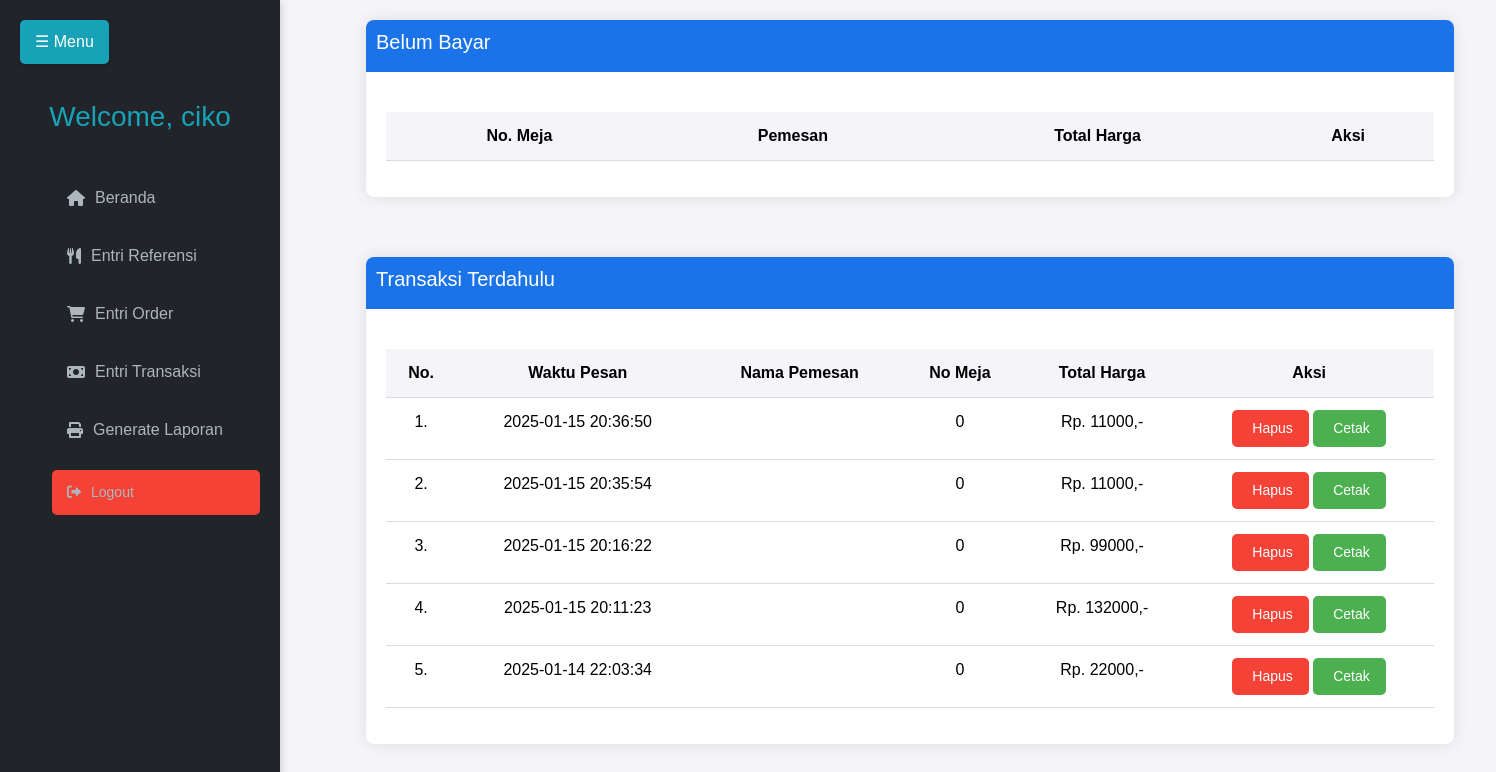
/entri_transaksi.php (signed in), run on the app's committed database.
### tables this page shows
CREATE TABLE `user` (
  `id_user` int(11) NOT NULL,
  `username` varchar(150) NOT NULL,
  `password` varchar(150) NOT NULL,
  `nama_user` varchar(150) NOT NULL,
  `id_level` int(11) NOT NULL,
  `status` varchar(150) NOT NULL
);

CREATE TABLE `order_pesanan` (
  `id_order` int(11) NOT NULL,
  `id_admin` int(11) DEFAULT NULL,
  `id_pengunjung` int(11) NOT NULL,
  `waktu_pesan` datetime NOT NULL,
  `no_meja` int(11) NOT NULL,
  `total_harga` varchar(150) NOT NULL,
  `uang_bayar` varchar(150) DEFAULT NULL,
  `uang_kembali` varchar(150) DEFAULT NULL,
  `status_order` varchar(150) NOT NULL
);

### entri_transaksi.php (the view, shortened to what this page needs)
<!DOCTYPE html>
<?php
include "connection/koneksi.php";
$id = $_SESSION['id_user'];
if(isset ($_SESSION['username'])){
  $query = "select * from user natural join level where id_user = $id";
  mysqli_query($conn, $query);
  $sql = mysqli_query($conn, $query);
  while($r = mysqli_fetch_array($sql)){
?>
<html lang="en">
<head>
    <link href="https://cdn.jsdelivr.net/npm/bootstrap@5.3.1/dist/css/bootstrap.min.css" rel="stylesheet">
    <link href="https://cdnjs.cloudflare.com/ajax/libs/font-awesome/6.0.0/css/all.min.css" rel="stylesheet">
</head>
<body>
  <button class="toggle-btn" onclick="toggleSidebar()">☰ Menu</button>
  <div class="sidebar" id="sidebar">
      <h3>Welcome, <?php echo htmlspecialchars($r['nama_user']); ?></h3>
      <ul>
          <?php
          if ($r['id_level'] == 1) {
          ?>
              <a href="beranda.php"><i class="fas fa-home"></i> Beranda</a>
              <a href="entri_referensi.php"><i class="fas fa-utensils"></i> Entri Referensi</a>
              <a href="entri_order.php"><i class="fas fa-shopping-cart"></i> Entri Order</a>
              <a href="entri_transaksi.php"><i class="fas fa-money-bill"></i> Entri Transaksi</a>
              <a href="generate_laporan.php"><i class="fas fa-print"></i> Generate Laporan</a>
          <?php
          } elseif ($r['id_level'] == 2) {
          ?>
              <a href="beranda.php"><i class="fas fa-home"></i> Beranda</a>
              <a href="entri_order.php"><i class="fas fa-shopping-cart"></i> Entri Order</a>
              <a href="generate_laporan.php"><i class="fas fa-print"></i> Generate Laporan</a>
          <?php
          } elseif ($r['id_level'] == 3) {
          ?>
              <a href="entri_transaksi.php"><i class="fas fa-money-bill"></i> Entri Transaksi</a>
              <a href="generate_laporan.php"><i class="fas fa-print"></i> Generate Laporan</a>
          <?php
          } elseif ($r['id_level'] == 4) {
          ?>
              <a href="generate_laporan.php"><i class="fas fa-print"></i> Generate Laporan</a>
          <?php
          } elseif ($r['id_level'] == 5) {
          ?>
              <a href="entri_order.php"><i class="fas fa-shopping-cart"></i> Entri Order</a>
          <?php
          }
          ?>
          <a href="logout.php" class="btn btn-danger w-100 mt-3"><i class="fas fa-sign-out-alt"></i> Logout</a>
      </ul>
  </div>
  <div class="container">
    <div class="row-fluid">
      <?php
        if($r['id_level'] == 1 || $r['id_level'] == 3){
      ?>
      <div class="span7">
        <div class="widget-box">
          <div class="widget-title"><span class="icon"><i class="icon-th-large"></i></span>
            <h5>Belum Bayar</h5>
          </div>
          <div class="widget-content">
            <table class="table">
              <thead>
                <tr>
                  <th>No. Meja</th>
                  <th>Pemesan</th>
                  <th>Total Harga</th>
                  <th>Aksi</th>
                </tr>
              </thead>
            </table>
          </div>
        </div>
      </div>
    </div>
  </div>
<div class="container">
      <div class="span9">
        <div class="widget-box">
          <div class="widget-title"><span class="icon"><i class="icon-th-large"></i></span>
            <h5>Transaksi Terdahulu</h5>
          </div>
          <div class="widget-content">
            <table class="table">
              <thead>
                <tr>
                  <th>No.</th>
                  <th>Waktu Pesan</th>
                  <th>Nama Pemesan</th>
                  <th>No Meja</th>
                  <th>Total Harga</th>
                  <th>Aksi</th>
                </tr>
              </thead>
              <tbody>
                <?php
                  $nomor = 1;
                  $query_sudah_order = "select * from order_pesanan left join user on order_pesanan.id_pengunjung = user.id_user where status_order = 'sudah bayar' order by id_order desc";
                  $sql_sudah_order = mysqli_query($conn, $query_sudah_order);
                  while($r_sudah_order = mysqli_fetch_array($sql_sudah_order)){
                ?>
                <tr>
                  <td><?php echo $nomor++; ?>.</td>
                  <td><?php echo $r_sudah_order['waktu_pesan'];?></td>
                  <td><?php echo $r_sudah_order['nama_user'];?></td>
                  <td><?php echo $r_sudah_order['no_meja'];?></td>
                  <td>Rp. <?php echo $r_sudah_order['total_harga'];?>,-</td>
                  <td>
                    <form action="" method="post">
                      <button type="submit" value="<?php echo $r_sudah_order['id_order'];?>" name="hapus_transaksi" class="btn btn-danger btn-mini">
                        <i class='icon icon-trash'></i>&nbsp;Hapus
                      </button>
                      <a target='_blank' href="cetak_transaksi.php?konten=<?php echo $r_sudah_order['id_order'];?>" class="btn btn-success btn-mini">
                        <i class='icon icon-print'></i>&nbsp;Cetak
                      </a>
                    </form>
                  </td>
                </tr>
                <?php
                  }
                ?>
              </tbody>
            </table>
          </div>
        </div>
      </div>
      <?php
        }
      ?>
    </div>
</body>
</html>
<?php
  }
} else {
  header('location: logout.php');
}
?>

### entri_transaksi.php (style rules this page uses)
body { font-family: 'Arial', sans-serif; background-color: #f4f4f9; margin: 0; padding: 0; }
.sidebar { height: 100vh; width: 280px; background: #212529; color: #fff; position: fixed; padding: 20px; box-shadow: 0 2px 10px rgba(0, 0, 0, 0.2); transition: transform 0.3s ease; transform: translateX(0); }
.sidebar h3 { text-align: center; margin-top: 80px; margin-bottom: 40px; color: #17a2b8; }
.sidebar a { display: flex; align-items: center; padding: 12px 15px; margin-bottom: 10px; color: #adb5bd; text-decoration: none; border-radius: 5px; transition: background 0.3s ease, color 0.3s ease; }
.sidebar a i { margin-right: 10px; }
.toggle-btn { position: fixed; top: 20px; left: 20px; z-index: 1000; background-color: #17a2b8; color: #fff; border: none; border-radius: 5px; padding: 10px 15px; cursor: pointer; box-shadow: 0 2px 5px rgba(0, 0, 0, 0.2); }
.container { margin-left: 346px; padding: 20px; }
.row-fluid { display: flex; justify-content: space-between; }
.span7, .span9 { width: 85%; background-color: white; border-radius: 8px; box-shadow: 0 0 15px rgba(0, 0, 0, 0.1); margin-bottom: 20px; }
.table { width: 100%; border-collapse: collapse; margin-top: 20px; }
.table th, .table td { padding: 12px; text-align: center; border-bottom: 1px solid #ddd; }
.table th { background-color: #f4f4f9; font-weight: bold; }
.table td { background-color: #fff; }
.btn { padding: 8px 16px; font-size: 14px; border-radius: 5px; cursor: pointer; transition: background-color 0.3s; border: none; }
.btn-success { background-color: #4CAF50; color: white; }
.btn-danger { background-color: #f44336; color: white; }
.widget-title { background-color: #1a73e8; color: white; padding: 10px; font-size: 18px; border-radius: 8px 8px 0 0; }
.widget-content { padding: 20px; }

### data on the page
user: nama_user "ciko", shows "Beranda"
order_pesanan: waktu_pesan "2025-01-15 20:36:50", no_meja "0", total_harga "11000", $r_sudah_order['id_order'] 50 (drawn)
order_pesanan: waktu_pesan "2025-01-15 20:35:54", no_meja "0", total_harga "11000", $r_sudah_order['id_order'] 49 (drawn)
order_pesanan: waktu_pesan "2025-01-15 20:16:22", no_meja "0", total_harga "99000", $r_sudah_order['id_order'] 47 (drawn)
order_pesanan: waktu_pesan "2025-01-15 20:11:23", no_meja "0", total_harga "132000", $r_sudah_order['id_order'] 46 (drawn)
order_pesanan: waktu_pesan "2025-01-14 22:03:34", no_meja "0", total_harga "22000", $r_sudah_order['id_order'] 44 (drawn)
